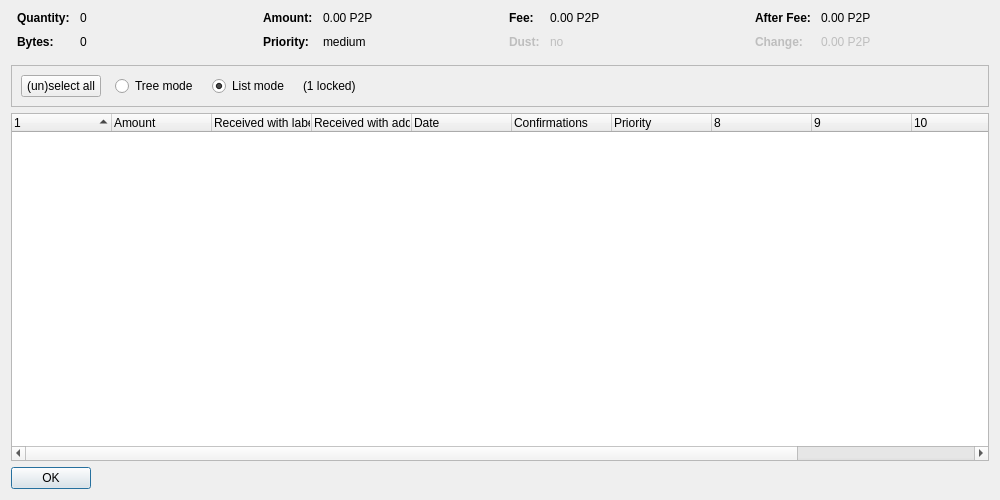
<?xml version="1.0" encoding="UTF-8"?>
<ui version="4.0">
 <class>CoinControlDialog</class>
 <widget class="QDialog" name="CoinControlDialog">
  <property name="geometry">
   <rect>
    <x>0</x>
    <y>0</y>
    <width>1000</width>
    <height>500</height>
   </rect>
  </property>
  <property name="windowTitle">
   <string>Coin Selection</string>
  </property>
  <layout class="QVBoxLayout" name="verticalLayout">
   <item>
    <layout class="QHBoxLayout" name="horizontalLayoutTop" stretch="0,0,0,0">
     <property name="topMargin">
      <number>0</number>
     </property>
     <property name="bottomMargin">
      <number>10</number>
     </property>
     <item>
      <layout class="QFormLayout" name="formLayoutCoinControl1">
       <property name="horizontalSpacing">
        <number>10</number>
       </property>
       <property name="verticalSpacing">
        <number>10</number>
       </property>
       <property name="leftMargin">
        <number>6</number>
       </property>
       <property name="rightMargin">
        <number>6</number>
       </property>
       <item row="0" column="0">
        <widget class="QLabel" name="labelCoinControlQuantityText">
         <property name="font">
          <font>
           <weight>75</weight>
           <bold>true</bold>
          </font>
         </property>
         <property name="text">
          <string>Quantity:</string>
         </property>
        </widget>
       </item>
       <item row="0" column="1">
        <widget class="QLabel" name="labelCoinControlQuantity">
         <property name="cursor">
          <cursorShape>IBeamCursor</cursorShape>
         </property>
         <property name="contextMenuPolicy">
          <enum>Qt::ActionsContextMenu</enum>
         </property>
         <property name="text">
          <string notr="true">0</string>
         </property>
         <property name="textInteractionFlags">
          <set>Qt::LinksAccessibleByMouse|Qt::TextSelectableByKeyboard|Qt::TextSelectableByMouse</set>
         </property>
        </widget>
       </item>
       <item row="1" column="0">
        <widget class="QLabel" name="labelCoinControlBytesText">
         <property name="font">
          <font>
           <weight>75</weight>
           <bold>true</bold>
          </font>
         </property>
         <property name="text">
          <string>Bytes:</string>
         </property>
        </widget>
       </item>
       <item row="1" column="1">
        <widget class="QLabel" name="labelCoinControlBytes">
         <property name="cursor">
          <cursorShape>IBeamCursor</cursorShape>
         </property>
         <property name="contextMenuPolicy">
          <enum>Qt::ActionsContextMenu</enum>
         </property>
         <property name="text">
          <string notr="true">0</string>
         </property>
         <property name="textInteractionFlags">
          <set>Qt::LinksAccessibleByMouse|Qt::TextSelectableByKeyboard|Qt::TextSelectableByMouse</set>
         </property>
        </widget>
       </item>
      </layout>
     </item>
     <item>
      <layout class="QFormLayout" name="formLayoutCoinControl2">
       <property name="horizontalSpacing">
        <number>10</number>
       </property>
       <property name="verticalSpacing">
        <number>10</number>
       </property>
       <property name="leftMargin">
        <number>6</number>
       </property>
       <property name="rightMargin">
        <number>6</number>
       </property>
       <item row="0" column="0">
        <widget class="QLabel" name="labelCoinControlAmountText">
         <property name="font">
          <font>
           <weight>75</weight>
           <bold>true</bold>
          </font>
         </property>
         <property name="text">
          <string>Amount:</string>
         </property>
        </widget>
       </item>
       <item row="0" column="1">
        <widget class="QLabel" name="labelCoinControlAmount">
         <property name="cursor">
          <cursorShape>IBeamCursor</cursorShape>
         </property>
         <property name="contextMenuPolicy">
          <enum>Qt::ActionsContextMenu</enum>
         </property>
         <property name="text">
          <string notr="true">0.00 P2P</string>
         </property>
         <property name="textInteractionFlags">
          <set>Qt::LinksAccessibleByMouse|Qt::TextSelectableByKeyboard|Qt::TextSelectableByMouse</set>
         </property>
        </widget>
       </item>
       <item row="1" column="0">
        <widget class="QLabel" name="labelCoinControlPriorityText">
         <property name="font">
          <font>
           <weight>75</weight>
           <bold>true</bold>
          </font>
         </property>
         <property name="text">
          <string>Priority:</string>
         </property>
        </widget>
       </item>
       <item row="1" column="1">
        <widget class="QLabel" name="labelCoinControlPriority">
         <property name="cursor">
          <cursorShape>IBeamCursor</cursorShape>
         </property>
         <property name="contextMenuPolicy">
          <enum>Qt::ActionsContextMenu</enum>
         </property>
         <property name="text">
          <string notr="true">medium</string>
         </property>
         <property name="textInteractionFlags">
          <set>Qt::LinksAccessibleByMouse|Qt::TextSelectableByKeyboard|Qt::TextSelectableByMouse</set>
         </property>
        </widget>
       </item>
      </layout>
     </item>
     <item>
      <layout class="QFormLayout" name="formLayoutCoinControl3">
       <property name="horizontalSpacing">
        <number>10</number>
       </property>
       <property name="verticalSpacing">
        <number>10</number>
       </property>
       <property name="leftMargin">
        <number>6</number>
       </property>
       <property name="rightMargin">
        <number>6</number>
       </property>
       <item row="0" column="0">
        <widget class="QLabel" name="labelCoinControlFeeText">
         <property name="font">
          <font>
           <weight>75</weight>
           <bold>true</bold>
          </font>
         </property>
         <property name="text">
          <string>Fee:</string>
         </property>
        </widget>
       </item>
       <item row="0" column="1">
        <widget class="QLabel" name="labelCoinControlFee">
         <property name="cursor">
          <cursorShape>IBeamCursor</cursorShape>
         </property>
         <property name="contextMenuPolicy">
          <enum>Qt::ActionsContextMenu</enum>
         </property>
         <property name="text">
          <string notr="true">0.00 P2P</string>
         </property>
         <property name="textInteractionFlags">
          <set>Qt::LinksAccessibleByMouse|Qt::TextSelectableByKeyboard|Qt::TextSelectableByMouse</set>
         </property>
        </widget>
       </item>
       <item row="1" column="0">
        <widget class="QLabel" name="labelCoinControlLowOutputText">
         <property name="enabled">
          <bool>false</bool>
         </property>
         <property name="font">
          <font>
           <weight>75</weight>
           <bold>true</bold>
          </font>
         </property>
         <property name="text">
          <string>Dust:</string>
         </property>
        </widget>
       </item>
       <item row="1" column="1">
        <widget class="QLabel" name="labelCoinControlLowOutput">
         <property name="enabled">
          <bool>false</bool>
         </property>
         <property name="cursor">
          <cursorShape>IBeamCursor</cursorShape>
         </property>
         <property name="contextMenuPolicy">
          <enum>Qt::ActionsContextMenu</enum>
         </property>
         <property name="text">
          <string notr="true">no</string>
         </property>
         <property name="textInteractionFlags">
          <set>Qt::LinksAccessibleByMouse|Qt::TextSelectableByKeyboard|Qt::TextSelectableByMouse</set>
         </property>
        </widget>
       </item>
      </layout>
     </item>
     <item>
      <layout class="QFormLayout" name="formLayoutCoinControl4">
       <property name="horizontalSpacing">
        <number>10</number>
       </property>
       <property name="verticalSpacing">
        <number>10</number>
       </property>
       <property name="leftMargin">
        <number>6</number>
       </property>
       <property name="rightMargin">
        <number>6</number>
       </property>
       <item row="0" column="0">
        <widget class="QLabel" name="labelCoinControlAfterFeeText">
         <property name="font">
          <font>
           <weight>75</weight>
           <bold>true</bold>
          </font>
         </property>
         <property name="text">
          <string>After Fee:</string>
         </property>
        </widget>
       </item>
       <item row="0" column="1">
        <widget class="QLabel" name="labelCoinControlAfterFee">
         <property name="cursor">
          <cursorShape>IBeamCursor</cursorShape>
         </property>
         <property name="contextMenuPolicy">
          <enum>Qt::ActionsContextMenu</enum>
         </property>
         <property name="text">
          <string notr="true">0.00 P2P</string>
         </property>
         <property name="textInteractionFlags">
          <set>Qt::LinksAccessibleByMouse|Qt::TextSelectableByKeyboard|Qt::TextSelectableByMouse</set>
         </property>
        </widget>
       </item>
       <item row="1" column="0">
        <widget class="QLabel" name="labelCoinControlChangeText">
         <property name="enabled">
          <bool>false</bool>
         </property>
         <property name="font">
          <font>
           <weight>75</weight>
           <bold>true</bold>
          </font>
         </property>
         <property name="text">
          <string>Change:</string>
         </property>
        </widget>
       </item>
       <item row="1" column="1">
        <widget class="QLabel" name="labelCoinControlChange">
         <property name="enabled">
          <bool>false</bool>
         </property>
         <property name="cursor">
          <cursorShape>IBeamCursor</cursorShape>
         </property>
         <property name="contextMenuPolicy">
          <enum>Qt::ActionsContextMenu</enum>
         </property>
         <property name="text">
          <string notr="true">0.00 P2P</string>
         </property>
         <property name="textInteractionFlags">
          <set>Qt::LinksAccessibleByMouse|Qt::TextSelectableByKeyboard|Qt::TextSelectableByMouse</set>
         </property>
        </widget>
       </item>
      </layout>
     </item>
    </layout>
   </item>
   <item>
    <widget class="QFrame" name="frame">
     <property name="minimumSize">
      <size>
       <width>0</width>
       <height>40</height>
      </size>
     </property>
     <property name="frameShape">
      <enum>QFrame::StyledPanel</enum>
     </property>
     <property name="frameShadow">
      <enum>QFrame::Sunken</enum>
     </property>
     <layout class="QHBoxLayout" name="horizontalLayout">
      <item>
       <layout class="QHBoxLayout" name="horizontalLayoutPanel" stretch="0,0,0,0,0">
        <property name="spacing">
         <number>14</number>
        </property>
        <item>
         <widget class="QPushButton" name="pushButtonSelectAll">
          <property name="sizePolicy">
           <sizepolicy hsizetype="Maximum" vsizetype="Fixed">
            <horstretch>0</horstretch>
            <verstretch>0</verstretch>
           </sizepolicy>
          </property>
          <property name="text">
           <string>(un)select all</string>
          </property>
          <property name="autoDefault">
           <bool>false</bool>
          </property>
         </widget>
        </item>
        <item>
         <widget class="QRadioButton" name="radioTreeMode">
          <property name="sizePolicy">
           <sizepolicy hsizetype="Maximum" vsizetype="Fixed">
            <horstretch>0</horstretch>
            <verstretch>0</verstretch>
           </sizepolicy>
          </property>
          <property name="text">
           <string>Tree mode</string>
          </property>
         </widget>
        </item>
        <item>
         <widget class="QRadioButton" name="radioListMode">
          <property name="sizePolicy">
           <sizepolicy hsizetype="Maximum" vsizetype="Fixed">
            <horstretch>0</horstretch>
            <verstretch>0</verstretch>
           </sizepolicy>
          </property>
          <property name="text">
           <string>List mode</string>
          </property>
          <property name="checked">
           <bool>true</bool>
          </property>
         </widget>
        </item>
        <item>
         <widget class="QLabel" name="labelLocked">
          <property name="text">
           <string notr="true">(1 locked)</string>
          </property>
         </widget>
        </item>
        <item>
         <spacer name="horizontalSpacer">
          <property name="orientation">
           <enum>Qt::Horizontal</enum>
          </property>
          <property name="sizeHint" stdset="0">
           <size>
            <width>40</width>
            <height>20</height>
           </size>
          </property>
         </spacer>
        </item>
       </layout>
      </item>
     </layout>
    </widget>
   </item>
   <item>
    <widget class="CoinControlTreeWidget" name="treeWidget">
     <property name="contextMenuPolicy">
      <enum>Qt::CustomContextMenu</enum>
     </property>
     <property name="sortingEnabled">
      <bool>false</bool>
     </property>
     <property name="columnCount">
      <number>12</number>
     </property>
     <attribute name="headerShowSortIndicator" stdset="0">
      <bool>true</bool>
     </attribute>
     <attribute name="headerStretchLastSection">
      <bool>false</bool>
     </attribute>
     <column>
      <property name="text">
       <string/>
      </property>
     </column>
     <column>
      <property name="text">
       <string>Amount</string>
      </property>
     </column>
     <column>
      <property name="text">
       <string>Received with label</string>
      </property>
     </column>
     <column>
      <property name="text">
       <string>Received with address</string>
      </property>
     </column>
     <column>
      <property name="text">
       <string>Date</string>
      </property>
     </column>
     <column>
      <property name="text">
       <string>Confirmations</string>
      </property>
      <property name="toolTip">
       <string>Confirmed</string>
      </property>
     </column>
     <column>
      <property name="text">
       <string>Priority</string>
      </property>
     </column>
     <column>
      <property name="text">
       <string/>
      </property>
     </column>
     <column>
      <property name="text">
       <string/>
      </property>
     </column>
     <column>
      <property name="text">
       <string/>
      </property>
     </column>
     <column>
      <property name="text">
       <string/>
      </property>
     </column>
     <column>
      <property name="text">
       <string/>
      </property>
     </column>
    </widget>
   </item>
   <item>
    <widget class="QDialogButtonBox" name="buttonBox">
     <property name="sizePolicy">
      <sizepolicy hsizetype="Maximum" vsizetype="Fixed">
       <horstretch>0</horstretch>
       <verstretch>0</verstretch>
      </sizepolicy>
     </property>
     <property name="orientation">
      <enum>Qt::Horizontal</enum>
     </property>
     <property name="standardButtons">
      <set>QDialogButtonBox::Ok</set>
     </property>
    </widget>
   </item>
  </layout>
 </widget>
 <customwidgets>
  <customwidget>
   <class>CoinControlTreeWidget</class>
   <extends>QTreeWidget</extends>
   <header>coincontroltreewidget.h</header>
  </customwidget>
 </customwidgets>
 <resources/>
 <connections/>
</ui>
